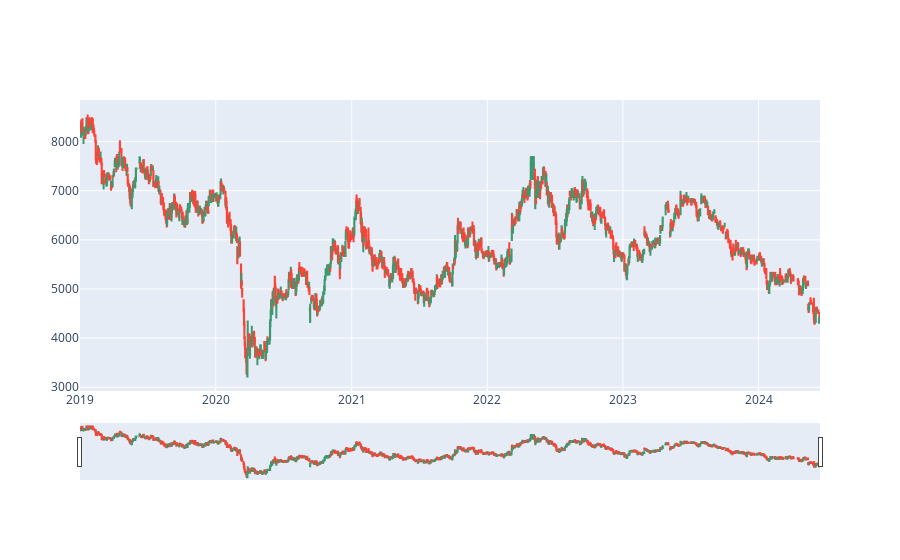

The notebook cell saved with this chart:
### Code cell
import plotly.graph_objects as go
from datetime import datetime

fig = go.Figure(data=[go.Candlestick(x=df_daily['timestamp'],
                open=df_daily['open'],
                high=df_daily['high'],
                low=df_daily['low'],
                close=df_daily['close'])])

fig.show()

### Figure 1 — Plotly figure (JSON) as saved in the notebook; plotly's stock layout.template omitted (floating-point values rounded to 4 significant figures; data arrays with more than 128 entries replaced by an {"elided": "..."} marker saying what was removed)
{"data": [{"close": {"elided": "1373 int values"}, "high": {"elided": "1373 int values"}, "low": {"elided": "1373 int values"}, "open": {"elided": "1373 int values"}, "type": "candlestick", "x": {"elided": "1373 str values"}}], "layout": {}}
